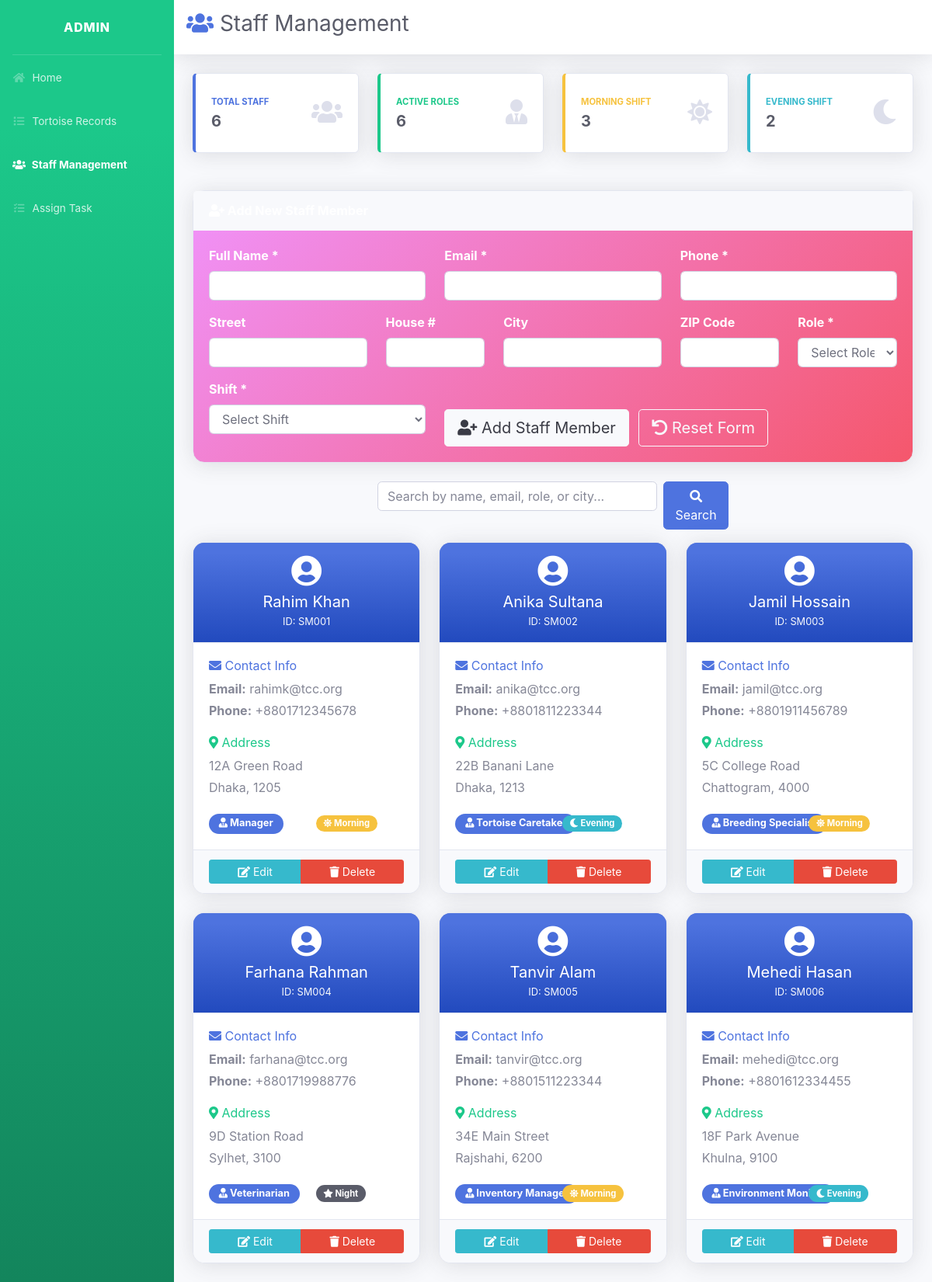
Page /staffMember.php on the committed database.
### tables this page shows
CREATE TABLE `tblstaffmember` (
  `cstaffid` varchar(8) NOT NULL,
  `cname` varchar(15) DEFAULT NULL,
  `cemail` varchar(15) DEFAULT NULL,
  `cphone` varchar(20) DEFAULT NULL,
  `cstreet` varchar(35) DEFAULT NULL,
  `chousenumber` varchar(10) DEFAULT NULL,
  `ccity` varchar(30) DEFAULT NULL,
  `czip` varchar(5) DEFAULT NULL,
  `crole_type` varchar(40) DEFAULT NULL,
  `cshift` varchar(20) DEFAULT NULL
);

### staffMember.php (the view, shortened to what the rows shown need)
<?php
require_once 'config/database.php';
$search = $_GET['search'] ?? '';
try {
    $query = "SELECT * FROM tblstaffmember";
    $params = [];
    $query .= " ORDER BY cstaffid";
    $stmt = $pdo->prepare($query);
    $stmt->execute($params);
    $staff_members = $stmt->fetchAll();
} catch(PDOException $e) {
    $error = 'Database error: ' . $e->getMessage();
    $staff_members = [];
}
?>
<!DOCTYPE html>
<html lang="en">
<head>
    <link href="vendor/fontawesome-free/css/all.min.css" rel="stylesheet">
    <link href="css/sb-admin-2.min.css" rel="stylesheet">
</head>
<body id="page-top">
<div id="wrapper">
    <div id="content-wrapper" class="d-flex flex-column">
        <div id="content">
            <nav class="navbar navbar-expand navbar-light bg-white topbar mb-4 static-top shadow">
                <h1 class="h3 text-gray-800">
                    <i class="fas fa-users text-primary"></i> Staff Management
                </h1>
            </nav>
            <div class="container-fluid">
                <div class="row">
                    <?php if (empty($staff_members)): ?>
                        <div class="col-12">
                            <div class="text-center py-5">
                                <i class="fas fa-users fa-4x text-muted mb-3"></i>
                                <h4 class="text-muted">No staff members found</h4>
                                <?php if (!empty($search)): ?>
                                    <p>No results for "<?php echo htmlspecialchars($search); ?>"</p>
                                    <a href="staffMember.php" class="btn btn-primary">View All Staff</a>
                                <?php else: ?>
                                    <p>No staff members in the database yet.</p>
                                <?php endif; ?>
                            </div>
                        </div>
                    <?php else: ?>
                        <?php foreach ($staff_members as $staff): ?>
                            <div class="col-lg-4 col-md-6 mb-4">
                                <div class="card staff-card shadow h-100">
                                    <div class="card-header bg-gradient-primary text-white text-center py-3">
                                        <h5 class="mb-0">
                                            <i class="fas fa-user-circle fa-2x mb-2"></i><br>
                                            <?php echo htmlspecialchars($staff['cname']); ?>
                                        </h5>
                                        <small class="text-light">ID: <?php echo htmlspecialchars($staff['cstaffid']); ?></small>
                                    </div>
                                    <div class="card-body">
                                        <div class="row mb-3">
                                            <div class="col-12">
                                                <h6 class="text-primary mb-2">
                                                    <i class="fas fa-envelope"></i> Contact Info
                                                </h6>
                                                <p class="mb-1">
                                                    <strong>Email:</strong> <?php echo htmlspecialchars($staff['cemail']); ?>
                                                </p>
                                                <p class="mb-1">
                                                    <strong>Phone:</strong> <?php echo htmlspecialchars($staff['cphone']); ?>
                                                </p>
                                            </div>
                                        </div>
                                        <div class="row mb-3">
                                            <div class="col-12">
                                                <h6 class="text-success mb-2">
                                                    <i class="fas fa-map-marker-alt"></i> Address
                                                </h6>
                                                <p class="mb-1">
                                                    <?php echo htmlspecialchars($staff['chousenumber'] ?? ''); ?>
                                                    <?php echo htmlspecialchars($staff['cstreet'] ?? ''); ?>
                                                </p>
                                                <p class="mb-1">
                                                    <?php echo htmlspecialchars($staff['ccity'] ?? ''); ?>,
                                                    <?php echo htmlspecialchars($staff['czip'] ?? ''); ?>
                                                </p>
                                            </div>
                                        </div>
                                        <div class="row">
                                            <div class="col-6">
                                                <span class="role-badge badge badge-primary">
                                                    <i class="fas fa-user-tie"></i> <?php echo htmlspecialchars($staff['crole_type']); ?>
                                                </span>
                                            </div>
                                            <div class="col-6">
                                                <span class="shift-badge badge badge-<?php echo $staff['cshift'] === 'Morning' ? 'warning' : ($staff['cshift'] === 'Evening' ? 'info' : 'dark'); ?>">
                                                    <i class="fas fa-<?php echo $staff['cshift'] === 'Morning' ? 'sun' : ($staff['cshift'] === 'Evening' ? 'moon' : 'star'); ?>"></i>
                                                    <?php echo htmlspecialchars($staff['cshift']); ?>
                                                </span>
                                            </div>
                                        </div>
                                    </div>
                                    <div class="card-footer bg-light">
                                        <div class="btn-group w-100" role="group">
                                            <a href="update_staff.php?id=<?php echo urlencode($staff['cstaffid']); ?>"
                                               class="btn btn-sm btn-info">
                                                <i class="fas fa-edit"></i> Edit
                                            </a>
                                            <a href="?delete=<?php echo urlencode($staff['cstaffid']); ?>"
                                               class="btn btn-sm btn-danger"
                                               onclick="return confirm('Are you sure you want to delete this staff member?')">
                                                <i class="fas fa-trash"></i> Delete
                                            </a>
                                        </div>
                                    </div>
                                </div>
                            </div>
                        <?php endforeach; ?>
                    <?php endif; ?>
                </div>
            </div>
        </div>
    </div>
</div>
</body>
</html>

### rows in the picture
tblstaffmember: cname "Rahim Khan", cstaffid "SM001", cemail "rahimk@tcc.org", cphone "+8801712345678", chousenumber "12A", cstreet "Green Road", ccity "Dhaka", czip "1205", crole_type "Manager", cshift "Morning"
tblstaffmember: cname "Anika Sultana", cstaffid "SM002", cemail "anika@tcc.org", cphone "+8801811223344", chousenumber "22B", cstreet "Banani Lane", ccity "Dhaka", czip "1213", crole_type "Tortoise Caretaker", cshift "Evening"
tblstaffmember: cname "Jamil Hossain", cstaffid "SM003", cemail "jamil@tcc.org", cphone "+8801911456789", chousenumber "5C", cstreet "College Road", ccity "Chattogram", czip "4000", crole_type "Breeding Specialist", cshift "Morning"
tblstaffmember: cname "Farhana Rahman", cstaffid "SM004", cemail "farhana@tcc.org", cphone "+8801719988776", chousenumber "9D", cstreet "Station Road", ccity "Sylhet", czip "3100", crole_type "Veterinarian", cshift "Night"
tblstaffmember: cname "Tanvir Alam", cstaffid "SM005", cemail "tanvir@tcc.org", cphone "+8801511223344", chousenumber "34E", cstreet "Main Street", ccity "Rajshahi", czip "6200", crole_type "Inventory Manager", cshift "Morning"
tblstaffmember: cname "Mehedi Hasan", cstaffid "SM006", cemail "mehedi@tcc.org", cphone "+8801612334455", chousenumber "18F", cstreet "Park Avenue", ccity "Khulna", czip "9100", crole_type "Environment Monitor", cshift "Evening"

### other values in the picture
count($staff_members) "6"
count($role_stats) "6"
$morning_count "3"
$evening_count "2"
